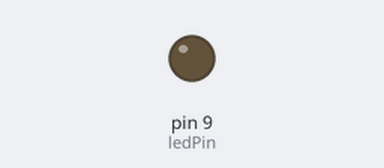
The sketch below on a simulated Arduino Uno, built with avr-gcc and run on an emulated ATmega328P. On the bench: output pins drawn as LEDs (lit = HIGH).

Above: at 0.05 s.
Timing chart, 0 to 8.0 s (numbered marks = the images above):
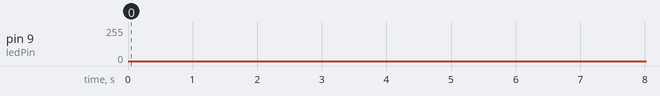

Measured:
- by itself, pin 9 (ledPin): 0/255 → 215/255 at 40.0 s

The sketch:

fade_led.ino
```cpp
int ledPin = 9;       // Pin, an dem die LED angeschlossen ist
int brightness = 5;   // Aktuelle Helligkeit der LED
int fadeAmount = 2;   // Schrittweite zur Änderung der Helligkeit

void setup() {
    pinMode(ledPin, OUTPUT);  // LED-Pin als Ausgang festlegen
}

void loop() {
    analogWrite(ledPin, brightness);  // Helligkeit auf den aktuellen Wert setzen

    brightness = brightness + fadeAmount;  // Helligkeit inkrementieren

    // Überprüfen, ob die maximale oder minimale Helligkeit erreicht wurde
    if (brightness <= 5 || brightness >= 250) {
        fadeAmount = -fadeAmount;  // Richtung umkehren
    }

    delay(5);  // Kurze Verzögerung für den Effekt sichtbar machen
}
```
